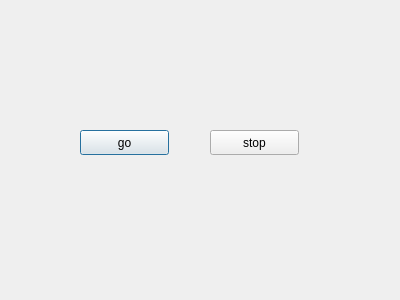
<?xml version="1.0" encoding="UTF-8"?>
<ui version="4.0">
 <class>Dialog</class>
 <widget class="QDialog" name="Dialog">
  <property name="geometry">
   <rect>
    <x>0</x>
    <y>0</y>
    <width>400</width>
    <height>300</height>
   </rect>
  </property>
  <property name="windowTitle">
   <string>Dialog</string>
  </property>
  <widget class="QPushButton" name="pushButton">
   <property name="geometry">
    <rect>
     <x>80</x>
     <y>130</y>
     <width>89</width>
     <height>25</height>
    </rect>
   </property>
   <property name="text">
    <string>go</string>
   </property>
  </widget>
  <widget class="QPushButton" name="pushButton_2">
   <property name="geometry">
    <rect>
     <x>210</x>
     <y>130</y>
     <width>89</width>
     <height>25</height>
    </rect>
   </property>
   <property name="text">
    <string>stop</string>
   </property>
  </widget>
 </widget>
 <resources/>
 <connections/>
</ui>
